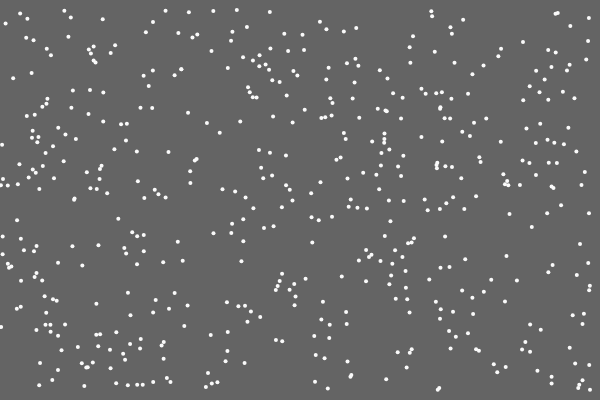
Frame 1 (no input)
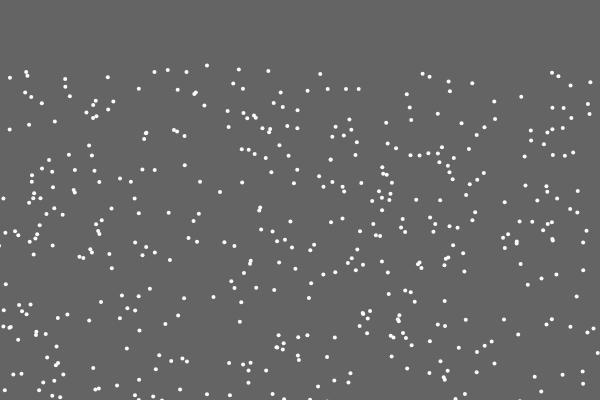
Frame 60 (no input)
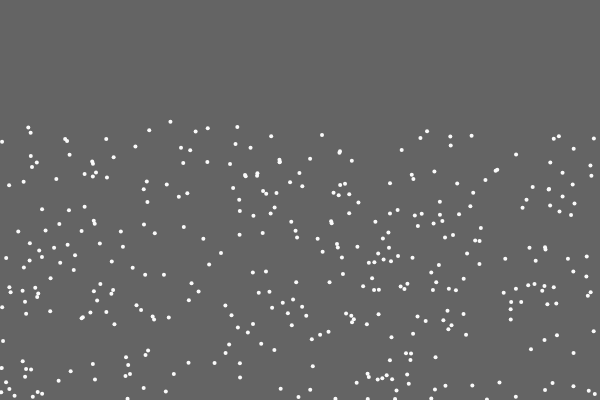
Frame 120 (the mouse pressed at the canvas centre since frame 60)

The p5.js sketch that drew these frames (run headless with seeded random() and noise() and a simulated clock; from frame 60 on, the mouse is pressed at the canvas centre):

// p5.js sketch
// ── sketch.js
Sketch:
var snowfall = [];

//var myBubble = new Bubble(100, 100);
//myBubble.speed.x = 2;
//myBubble.speed.y = 2;

setup = function () {
  createCanvas(600, 400);
  iterateWithForLoop(500);
};

draw = function () {
  background(100);

  snowfall.forEach(function updateAndDisplay(Snow) {
    Snow.display();
    Snow.update();
  });
};

var iterateWithForLoop = function (numberOfSnow) {
  for (var i = 0; i < numberOfSnow; ++i) {
    snowfall.push (new Snow (random(0, width-10), random(10, height - 10)));
    //updateAndDisplay(array[i]);
  }
};

// ── bubble.js
Bubble:
var Snow = function (x, y) {
  this.x = x;
  this.y = y;
  this.speed = {x: 1, y:1};
};

Snow.prototype = {

  radius: 2,

  update: function() {
    this.x += random(-1, 1);
    this.y += random(0, 2);
    if (this.y - this.radius <= 0) this.y = this.radius + random(0, 2);
  },

  display: function () {
    noStroke();
    fill(250);
    ellipse(this.x, this.y, this.radius * 2, this.radius * 2);
  }

};
